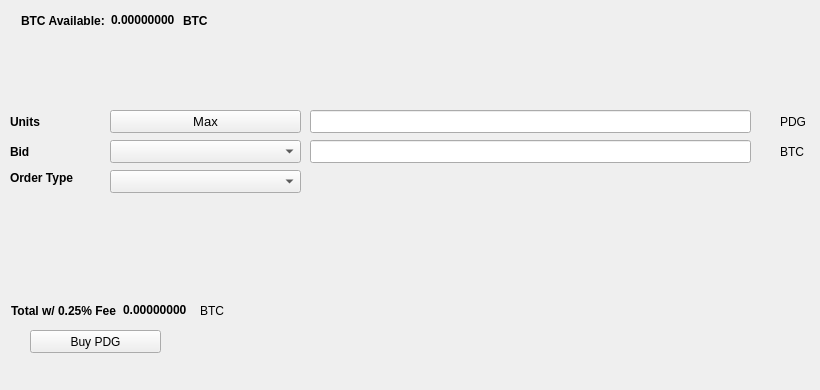
   <widget class="QWidget" name="BuyTab">
    <attribute name="title">
     <string>Buy</string>
    </attribute>
    <widget class="QPushButton" name="BuyPIV">
     <property name="geometry">
      <rect>
       <x>30</x>
       <y>330</y>
       <width>131</width>
       <height>23</height>
      </rect>
     </property>
     <property name="text">
      <string>Buy PDG</string>
     </property>
     <property name="icon">
      <iconset resource="../pdg.qrc">
       <normaloff>:/icons/bitcoin</normaloff>:/icons/bitcoin</iconset>
     </property>
    </widget>
    <widget class="QLabel" name="label_3">
     <property name="geometry">
      <rect>
       <x>10</x>
       <y>110</y>
       <width>46</width>
       <height>23</height>
      </rect>
     </property>
     <property name="font">
      <font>
       <weight>75</weight>
       <bold>true</bold>
      </font>
     </property>
     <property name="text">
      <string>Units</string>
     </property>
    </widget>
    <widget class="QLineEdit" name="UnitsInput">
     <property name="geometry">
      <rect>
       <x>310</x>
       <y>110</y>
       <width>441</width>
       <height>23</height>
      </rect>
     </property>
     <property name="font">
      <font>
       <pointsize>9</pointsize>
       <weight>75</weight>
       <bold>true</bold>
      </font>
     </property>
    </widget>
    <widget class="QLineEdit" name="BuyBidPriceEdit">
     <property name="geometry">
      <rect>
       <x>310</x>
       <y>140</y>
       <width>441</width>
       <height>23</height>
      </rect>
     </property>
     <property name="font">
      <font>
       <pointsize>9</pointsize>
       <weight>75</weight>
       <bold>true</bold>
      </font>
     </property>
    </widget>
    <widget class="QLabel" name="label_4">
     <property name="geometry">
      <rect>
       <x>780</x>
       <y>110</y>
       <width>31</width>
       <height>23</height>
      </rect>
     </property>
     <property name="text">
      <string>PDG</string>
     </property>
    </widget>
    <widget class="QLabel" name="label_5">
     <property name="geometry">
      <rect>
       <x>780</x>
       <y>140</y>
       <width>31</width>
       <height>23</height>
      </rect>
     </property>
     <property name="text">
      <string>BTC</string>
     </property>
    </widget>
    <widget class="QLabel" name="label_6">
     <property name="geometry">
      <rect>
       <x>10</x>
       <y>140</y>
       <width>46</width>
       <height>23</height>
      </rect>
     </property>
     <property name="font">
      <font>
       <weight>75</weight>
       <bold>true</bold>
      </font>
     </property>
     <property name="text">
      <string>Bid</string>
     </property>
    </widget>
    <widget class="QLabel" name="label_7">
     <property name="geometry">
      <rect>
       <x>10</x>
       <y>170</y>
       <width>91</width>
       <height>16</height>
      </rect>
     </property>
     <property name="font">
      <font>
       <weight>75</weight>
       <bold>true</bold>
      </font>
     </property>
     <property name="text">
      <string>Order Type</string>
     </property>
    </widget>
    <widget class="QPushButton" name="Buy_Max_Amount">
     <property name="geometry">
      <rect>
       <x>110</x>
       <y>110</y>
       <width>191</width>
       <height>23</height>
      </rect>
     </property>
     <property name="font">
      <font>
       <pointsize>10</pointsize>
      </font>
     </property>
     <property name="text">
      <string>Max</string>
     </property>
    </widget>
    <widget class="QComboBox" name="BuyBidcomboBox">
     <property name="geometry">
      <rect>
       <x>110</x>
       <y>140</y>
       <width>191</width>
       <height>23</height>
      </rect>
     </property>
     <property name="font">
      <font>
       <pointsize>10</pointsize>
      </font>
     </property>
    </widget>
    <widget class="QComboBox" name="buyOrdertypeCombo">
     <property name="geometry">
      <rect>
       <x>110</x>
       <y>170</y>
       <width>191</width>
       <height>23</height>
      </rect>
     </property>
     <property name="font">
      <font>
       <pointsize>10</pointsize>
      </font>
     </property>
    </widget>
    <widget class="QWidget" name="layoutWidget1">
     <property name="geometry">
      <rect>
       <x>21</x>
       <y>11</y>
       <width>227</width>
       <height>19</height>
      </rect>
     </property>
     <layout class="QHBoxLayout" name="horizontalLayout_3">
      <item>
       <widget class="QLabel" name="label232">
        <property name="font">
         <font>
          <weight>75</weight>
          <bold>true</bold>
         </font>
        </property>
        <property name="text">
         <string>BTC Available:</string>
        </property>
       </widget>
      </item>
      <item>
       <widget class="QLabel" name="BtcAvailableLbl">
        <property name="palette">
         <palette>
          <active>
           <colorrole role="WindowText">
            <brush brushstyle="SolidPattern">
             <color alpha="255">
              <red>0</red>
              <green>0</green>
              <blue>0</blue>
             </color>
            </brush>
           </colorrole>
           <colorrole role="Button">
            <brush brushstyle="SolidPattern">
             <color alpha="255">
              <red>0</red>
              <green>170</green>
              <blue>0</blue>
             </color>
            </brush>
           </colorrole>
           <colorrole role="Light">
            <brush brushstyle="SolidPattern">
             <color alpha="255">
              <red>0</red>
              <green>255</green>
              <blue>0</blue>
             </color>
            </brush>
           </colorrole>
           <colorrole role="Midlight">
            <brush brushstyle="SolidPattern">
             <color alpha="255">
              <red>0</red>
              <green>212</green>
              <blue>0</blue>
             </color>
            </brush>
           </colorrole>
           <colorrole role="Dark">
            <brush brushstyle="SolidPattern">
             <color alpha="255">
              <red>0</red>
              <green>85</green>
              <blue>0</blue>
             </color>
            </brush>
           </colorrole>
           <colorrole role="Mid">
            <brush brushstyle="SolidPattern">
             <color alpha="255">
              <red>0</red>
              <green>113</green>
              <blue>0</blue>
             </color>
            </brush>
           </colorrole>
           <colorrole role="Text">
            <brush brushstyle="SolidPattern">
             <color alpha="255">
              <red>0</red>
              <green>170</green>
              <blue>0</blue>
             </color>
            </brush>
           </colorrole>
           <colorrole role="BrightText">
            <brush brushstyle="SolidPattern">
             <color alpha="255">
              <red>255</red>
              <green>255</green>
              <blue>255</blue>
             </color>
            </brush>
           </colorrole>
           <colorrole role="ButtonText">
            <brush brushstyle="SolidPattern">
             <color alpha="255">
              <red>0</red>
              <green>0</green>
              <blue>0</blue>
             </color>
            </brush>
           </colorrole>
           <colorrole role="Base">
            <brush brushstyle="SolidPattern">
             <color alpha="255">
              <red>255</red>
              <green>255</green>
              <blue>255</blue>
             </color>
            </brush>
           </colorrole>
           <colorrole role="Window">
            <brush brushstyle="SolidPattern">
             <color alpha="255">
              <red>0</red>
              <green>170</green>
              <blue>0</blue>
             </color>
            </brush>
           </colorrole>
           <colorrole role="Shadow">
            <brush brushstyle="SolidPattern">
             <color alpha="255">
              <red>0</red>
              <green>0</green>
              <blue>0</blue>
             </color>
            </brush>
           </colorrole>
           <colorrole role="AlternateBase">
            <brush brushstyle="SolidPattern">
             <color alpha="255">
              <red>127</red>
              <green>212</green>
              <blue>127</blue>
             </color>
            </brush>
           </colorrole>
           <colorrole role="ToolTipBase">
            <brush brushstyle="SolidPattern">
             <color alpha="255">
              <red>255</red>
              <green>255</green>
              <blue>220</blue>
             </color>
            </brush>
           </colorrole>
           <colorrole role="ToolTipText">
            <brush brushstyle="SolidPattern">
             <color alpha="255">
              <red>0</red>
              <green>0</green>
              <blue>0</blue>
             </color>
            </brush>
           </colorrole>
          </active>
          <inactive>
           <colorrole role="WindowText">
            <brush brushstyle="SolidPattern">
             <color alpha="255">
              <red>0</red>
              <green>0</green>
              <blue>0</blue>
             </color>
            </brush>
           </colorrole>
           <colorrole role="Button">
            <brush brushstyle="SolidPattern">
             <color alpha="255">
              <red>0</red>
              <green>170</green>
              <blue>0</blue>
             </color>
            </brush>
           </colorrole>
           <colorrole role="Light">
            <brush brushstyle="SolidPattern">
             <color alpha="255">
              <red>0</red>
              <green>255</green>
              <blue>0</blue>
             </color>
            </brush>
           </colorrole>
           <colorrole role="Midlight">
            <brush brushstyle="SolidPattern">
             <color alpha="255">
              <red>0</red>
              <green>212</green>
              <blue>0</blue>
             </color>
            </brush>
           </colorrole>
           <colorrole role="Dark">
            <brush brushstyle="SolidPattern">
             <color alpha="255">
              <red>0</red>
              <green>85</green>
              <blue>0</blue>
             </color>
            </brush>
           </colorrole>
           <colorrole role="Mid">
            <brush brushstyle="SolidPattern">
             <color alpha="255">
              <red>0</red>
              <green>113</green>
              <blue>0</blue>
             </color>
            </brush>
           </colorrole>
           <colorrole role="Text">
            <brush brushstyle="SolidPattern">
             <color alpha="255">
              <red>0</red>
              <green>170</green>
              <blue>0</blue>
             </color>
            </brush>
           </colorrole>
           <colorrole role="BrightText">
            <brush brushstyle="SolidPattern">
             <color alpha="255">
              <red>255</red>
              <green>255</green>
              <blue>255</blue>
             </color>
            </brush>
           </colorrole>
           <colorrole role="ButtonText">
            <brush brushstyle="SolidPattern">
             <color alpha="255">
              <red>0</red>
              <green>0</green>
              <blue>0</blue>
             </color>
            </brush>
           </colorrole>
           <colorrole role="Base">
            <brush brushstyle="SolidPattern">
             <color alpha="255">
              <red>255</red>
              <green>255</green>
              <blue>255</blue>
             </color>
            </brush>
           </colorrole>
           <colorrole role="Window">
            <brush brushstyle="SolidPattern">
             <color alpha="255">
              <red>0</red>
              <green>170</green>
              <blue>0</blue>
             </color>
            </brush>
           </colorrole>
           <colorrole role="Shadow">
            <brush brushstyle="SolidPattern">
             <color alpha="255">
              <red>0</red>
              <green>0</green>
              <blue>0</blue>
             </color>
            </brush>
           </colorrole>
           <colorrole role="AlternateBase">
            <brush brushstyle="SolidPattern">
             <color alpha="255">
              <red>127</red>
              <green>212</green>
              <blue>127</blue>
             </color>
            </brush>
           </colorrole>
           <colorrole role="ToolTipBase">
            <brush brushstyle="SolidPattern">
             <color alpha="255">
              <red>255</red>
              <green>255</green>
              <blue>220</blue>
             </color>
            </brush>
           </colorrole>
           <colorrole role="ToolTipText">
            <brush brushstyle="SolidPattern">
             <color alpha="255">
              <red>0</red>
              <green>0</green>
              <blue>0</blue>
             </color>
            </brush>
           </colorrole>
          </inactive>
          <disabled>
           <colorrole role="WindowText">
            <brush brushstyle="SolidPattern">
             <color alpha="255">
              <red>0</red>
              <green>85</green>
              <blue>0</blue>
             </color>
            </brush>
           </colorrole>
           <colorrole role="Button">
            <brush brushstyle="SolidPattern">
             <color alpha="255">
              <red>0</red>
              <green>170</green>
              <blue>0</blue>
             </color>
            </brush>
           </colorrole>
           <colorrole role="Light">
            <brush brushstyle="SolidPattern">
             <color alpha="255">
              <red>0</red>
              <green>255</green>
              <blue>0</blue>
             </color>
            </brush>
           </colorrole>
           <colorrole role="Midlight">
            <brush brushstyle="SolidPattern">
             <color alpha="255">
              <red>0</red>
              <green>212</green>
              <blue>0</blue>
             </color>
            </brush>
           </colorrole>
           <colorrole role="Dark">
            <brush brushstyle="SolidPattern">
             <color alpha="255">
              <red>0</red>
              <green>85</green>
              <blue>0</blue>
             </color>
            </brush>
           </colorrole>
           <colorrole role="Mid">
            <brush brushstyle="SolidPattern">
             <color alpha="255">
              <red>0</red>
              <green>113</green>
              <blue>0</blue>
             </color>
            </brush>
           </colorrole>
           <colorrole role="Text">
            <brush brushstyle="SolidPattern">
             <color alpha="255">
              <red>0</red>
              <green>85</green>
              <blue>0</blue>
             </color>
            </brush>
           </colorrole>
           <colorrole role="BrightText">
            <brush brushstyle="SolidPattern">
             <color alpha="255">
              <red>255</red>
              <green>255</green>
              <blue>255</blue>
             </color>
            </brush>
           </colorrole>
           <colorrole role="ButtonText">
            <brush brushstyle="SolidPattern">
             <color alpha="255">
              <red>0</red>
              <green>85</green>
              <blue>0</blue>
             </color>
            </brush>
           </colorrole>
           <colorrole role="Base">
            <brush brushstyle="SolidPattern">
             <color alpha="255">
              <red>0</red>
              <green>170</green>
              <blue>0</blue>
             </color>
            </brush>
           </colorrole>
           <colorrole role="Window">
            <brush brushstyle="SolidPattern">
             <color alpha="255">
              <red>0</red>
              <green>170</green>
              <blue>0</blue>
             </color>
            </brush>
           </colorrole>
           <colorrole role="Shadow">
            <brush brushstyle="SolidPattern">
             <color alpha="255">
              <red>0</red>
              <green>0</green>
              <blue>0</blue>
             </color>
            </brush>
           </colorrole>
           <colorrole role="AlternateBase">
            <brush brushstyle="SolidPattern">
             <color alpha="255">
              <red>0</red>
              <green>170</green>
              <blue>0</blue>
             </color>
            </brush>
           </colorrole>
           <colorrole role="ToolTipBase">
            <brush brushstyle="SolidPattern">
             <color alpha="255">
              <red>255</red>
              <green>255</green>
              <blue>220</blue>
             </color>
            </brush>
           </colorrole>
           <colorrole role="ToolTipText">
            <brush brushstyle="SolidPattern">
             <color alpha="255">
              <red>0</red>
              <green>0</green>
              <blue>0</blue>
             </color>
            </brush>
           </colorrole>
          </disabled>
         </palette>
        </property>
        <property name="font">
         <font>
          <weight>75</weight>
          <bold>true</bold>
         </font>
        </property>
        <property name="text">
         <string>0.00000000</string>
        </property>
        <property name="textInteractionFlags">
         <set>Qt::LinksAccessibleByMouse|Qt::TextSelectableByKeyboard|Qt::TextSelectableByMouse</set>
        </property>
       </widget>
      </item>
      <item>
       <widget class="QLabel" name="BtcAvailableLbl_2">
        <property name="font">
         <font>
          <weight>75</weight>
          <bold>true</bold>
         </font>
        </property>
        <property name="text">
         <string>BTC</string>
        </property>
       </widget>
      </item>
     </layout>
    </widget>
    <widget class="QWidget" name="layoutWidge2">
     <property name="geometry">
      <rect>
       <x>11</x>
       <y>301</y>
       <width>259</width>
       <height>19</height>
      </rect>
     </property>
     <layout class="QHBoxLayout" name="horizontalLayout_4">
      <item>
       <widget class="QLabel" name="label_9">
        <property name="font">
         <font>
          <weight>75</weight>
          <bold>true</bold>
         </font>
        </property>
        <property name="text">
         <string>Total w/ 0.25% Fee</string>
        </property>
       </widget>
      </item>
      <item>
       <widget class="QLabel" name="BuyCostLabel">
        <property name="palette">
         <palette>
          <active>
           <colorrole role="WindowText">
            <brush brushstyle="SolidPattern">
             <color alpha="255">
              <red>0</red>
              <green>0</green>
              <blue>0</blue>
             </color>
            </brush>
           </colorrole>
           <colorrole role="Button">
            <brush brushstyle="SolidPattern">
             <color alpha="255">
              <red>0</red>
              <green>170</green>
              <blue>0</blue>
             </color>
            </brush>
           </colorrole>
           <colorrole role="Light">
            <brush brushstyle="SolidPattern">
             <color alpha="255">
              <red>0</red>
              <green>255</green>
              <blue>0</blue>
             </color>
            </brush>
           </colorrole>
           <colorrole role="Midlight">
            <brush brushstyle="SolidPattern">
             <color alpha="255">
              <red>0</red>
              <green>212</green>
              <blue>0</blue>
             </color>
            </brush>
           </colorrole>
           <colorrole role="Dark">
            <brush brushstyle="SolidPattern">
             <color alpha="255">
              <red>0</red>
              <green>85</green>
              <blue>0</blue>
             </color>
            </brush>
           </colorrole>
           <colorrole role="Mid">
            <brush brushstyle="SolidPattern">
             <color alpha="255">
              <red>0</red>
              <green>113</green>
              <blue>0</blue>
             </color>
            </brush>
           </colorrole>
           <colorrole role="Text">
            <brush brushstyle="SolidPattern">
             <color alpha="255">
              <red>0</red>
              <green>170</green>
              <blue>0</blue>
             </color>
            </brush>
           </colorrole>
           <colorrole role="BrightText">
            <brush brushstyle="SolidPattern">
             <color alpha="255">
              <red>255</red>
              <green>255</green>
              <blue>255</blue>
             </color>
            </brush>
           </colorrole>
           <colorrole role="ButtonText">
            <brush brushstyle="SolidPattern">
             <color alpha="255">
              <red>0</red>
              <green>0</green>
              <blue>0</blue>
             </color>
            </brush>
           </colorrole>
           <colorrole role="Base">
            <brush brushstyle="SolidPattern">
             <color alpha="255">
              <red>255</red>
              <green>255</green>
              <blue>255</blue>
             </color>
            </brush>
           </colorrole>
           <colorrole role="Window">
            <brush brushstyle="SolidPattern">
             <color alpha="255">
              <red>0</red>
              <green>170</green>
              <blue>0</blue>
             </color>
            </brush>
           </colorrole>
           <colorrole role="Shadow">
            <brush brushstyle="SolidPattern">
             <color alpha="255">
              <red>0</red>
              <green>0</green>
              <blue>0</blue>
             </color>
            </brush>
           </colorrole>
           <colorrole role="AlternateBase">
            <brush brushstyle="SolidPattern">
             <color alpha="255">
              <red>127</red>
              <green>212</green>
              <blue>127</blue>
             </color>
            </brush>
           </colorrole>
           <colorrole role="ToolTipBase">
            <brush brushstyle="SolidPattern">
             <color alpha="255">
              <red>255</red>
              <green>255</green>
              <blue>220</blue>
             </color>
            </brush>
           </colorrole>
           <colorrole role="ToolTipText">
            <brush brushstyle="SolidPattern">
             <color alpha="255">
              <red>0</red>
              <green>0</green>
              <blue>0</blue>
             </color>
            </brush>
           </colorrole>
          </active>
          <inactive>
           <colorrole role="WindowText">
            <brush brushstyle="SolidPattern">
             <color alpha="255">
              <red>0</red>
              <green>0</green>
              <blue>0</blue>
             </color>
            </brush>
           </colorrole>
           <colorrole role="Button">
            <brush brushstyle="SolidPattern">
             <color alpha="255">
              <red>0</red>
              <green>170</green>
              <blue>0</blue>
             </color>
            </brush>
           </colorrole>
           <colorrole role="Light">
            <brush brushstyle="SolidPattern">
             <color alpha="255">
              <red>0</red>
              <green>255</green>
              <blue>0</blue>
             </color>
            </brush>
           </colorrole>
           <colorrole role="Midlight">
            <brush brushstyle="SolidPattern">
             <color alpha="255">
              <red>0</red>
              <green>212</green>
              <blue>0</blue>
             </color>
            </brush>
           </colorrole>
           <colorrole role="Dark">
            <brush brushstyle="SolidPattern">
             <color alpha="255">
              <red>0</red>
              <green>85</green>
              <blue>0</blue>
             </color>
            </brush>
           </colorrole>
           <colorrole role="Mid">
            <brush brushstyle="SolidPattern">
             <color alpha="255">
              <red>0</red>
              <green>113</green>
              <blue>0</blue>
             </color>
            </brush>
           </colorrole>
           <colorrole role="Text">
            <brush brushstyle="SolidPattern">
             <color alpha="255">
              <red>0</red>
              <green>170</green>
              <blue>0</blue>
             </color>
            </brush>
           </colorrole>
           <colorrole role="BrightText">
            <brush brushstyle="SolidPattern">
             <color alpha="255">
              <red>255</red>
              <green>255</green>
              <blue>255</blue>
             </color>
            </brush>
           </colorrole>
           <colorrole role="ButtonText">
            <brush brushstyle="SolidPattern">
             <color alpha="255">
              <red>0</red>
              <green>0</green>
              <blue>0</blue>
             </color>
            </brush>
           </colorrole>
           <colorrole role="Base">
            <brush brushstyle="SolidPattern">
             <color alpha="255">
              <red>255</red>
              <green>255</green>
              <blue>255</blue>
             </color>
            </brush>
           </colorrole>
           <colorrole role="Window">
            <brush brushstyle="SolidPattern">
             <color alpha="255">
              <red>0</red>
              <green>170</green>
              <blue>0</blue>
             </color>
            </brush>
           </colorrole>
           <colorrole role="Shadow">
            <brush brushstyle="SolidPattern">
             <color alpha="255">
              <red>0</red>
              <green>0</green>
              <blue>0</blue>
             </color>
            </brush>
           </colorrole>
           <colorrole role="AlternateBase">
            <brush brushstyle="SolidPattern">
             <color alpha="255">
              <red>127</red>
              <green>212</green>
              <blue>127</blue>
             </color>
            </brush>
           </colorrole>
           <colorrole role="ToolTipBase">
            <brush brushstyle="SolidPattern">
             <color alpha="255">
              <red>255</red>
              <green>255</green>
              <blue>220</blue>
             </color>
            </brush>
           </colorrole>
           <colorrole role="ToolTipText">
            <brush brushstyle="SolidPattern">
             <color alpha="255">
              <red>0</red>
              <green>0</green>
              <blue>0</blue>
             </color>
            </brush>
           </colorrole>
          </inactive>
          <disabled>
           <colorrole role="WindowText">
            <brush brushstyle="SolidPattern">
             <color alpha="255">
              <red>0</red>
              <green>85</green>
              <blue>0</blue>
             </color>
            </brush>
           </colorrole>
           <colorrole role="Button">
            <brush brushstyle="SolidPattern">
             <color alpha="255">
              <red>0</red>
              <green>170</green>
              <blue>0</blue>
             </color>
            </brush>
           </colorrole>
           <colorrole role="Light">
            <brush brushstyle="SolidPattern">
             <color alpha="255">
              <red>0</red>
              <green>255</green>
              <blue>0</blue>
             </color>
            </brush>
           </colorrole>
           <colorrole role="Midlight">
            <brush brushstyle="SolidPattern">
             <color alpha="255">
              <red>0</red>
              <green>212</green>
              <blue>0</blue>
             </color>
            </brush>
           </colorrole>
           <colorrole role="Dark">
            <brush brushstyle="SolidPattern">
             <color alpha="255">
              <red>0</red>
              <green>85</green>
              <blue>0</blue>
             </color>
            </brush>
           </colorrole>
           <colorrole role="Mid">
            <brush brushstyle="SolidPattern">
             <color alpha="255">
              <red>0</red>
              <green>113</green>
              <blue>0</blue>
             </color>
            </brush>
           </colorrole>
           <colorrole role="Text">
            <brush brushstyle="SolidPattern">
             <color alpha="255">
              <red>0</red>
              <green>85</green>
              <blue>0</blue>
             </color>
            </brush>
           </colorrole>
           <colorrole role="BrightText">
            <brush brushstyle="SolidPattern">
             <color alpha="255">
              <red>255</red>
              <green>255</green>
              <blue>255</blue>
             </color>
            </brush>
           </colorrole>
           <colorrole role="ButtonText">
            <brush brushstyle="SolidPattern">
             <color alpha="255">
              <red>0</red>
              <green>85</green>
              <blue>0</blue>
             </color>
            </brush>
           </colorrole>
           <colorrole role="Base">
            <brush brushstyle="SolidPattern">
             <color alpha="255">
              <red>0</red>
              <green>170</green>
              <blue>0</blue>
             </color>
            </brush>
           </colorrole>
           <colorrole role="Window">
            <brush brushstyle="SolidPattern">
             <color alpha="255">
              <red>0</red>
              <green>170</green>
              <blue>0</blue>
             </color>
            </brush>
           </colorrole>
           <colorrole role="Shadow">
            <brush brushstyle="SolidPattern">
             <color alpha="255">
              <red>0</red>
              <green>0</green>
              <blue>0</blue>
             </color>
            </brush>
           </colorrole>
           <colorrole role="AlternateBase">
            <brush brushstyle="SolidPattern">
             <color alpha="255">
              <red>0</red>
              <green>170</green>
              <blue>0</blue>
             </color>
            </brush>
           </colorrole>
           <colorrole role="ToolTipBase">
            <brush brushstyle="SolidPattern">
             <color alpha="255">
              <red>255</red>
              <green>255</green>
              <blue>220</blue>
             </color>
            </brush>
           </colorrole>
           <colorrole role="ToolTipText">
            <brush brushstyle="SolidPattern">
             <color alpha="255">
              <red>0</red>
              <green>0</green>
              <blue>0</blue>
             </color>
            </brush>
           </colorrole>
          </disabled>
         </palette>
        </property>
        <property name="font">
         <font>
          <weight>75</weight>
          <bold>true</bold>
         </font>
        </property>
        <property name="autoFillBackground">
         <bool>false</bool>
        </property>
        <property name="text">
         <string>0.00000000</string>
        </property>
        <property name="textInteractionFlags">
         <set>Qt::LinksAccessibleByMouse|Qt::TextSelectableByMouse</set>
        </property>
       </widget>
      </item>
      <item>
       <widget class="QLabel" name="label_10">
        <property name="font">
         <font>
          <weight>50</weight>
          <bold>false</bold>
         </font>
        </property>
        <property name="text">
         <string>BTC</string>
        </property>
       </widget>
      </item>
     </layout>
    </widget>
    <widget class="QLabel" name="label_24">
     <property name="geometry">
      <rect>
       <x>460</x>
       <y>300</y>
       <width>281</width>
       <height>81</height>
      </rect>
     </property>
     <property name="text">
      <string/>
     </property>
     <property name="pixmap">
      <pixmap>:/images/bittrex</pixmap>
     </property>
    </widget>
   </widget>
